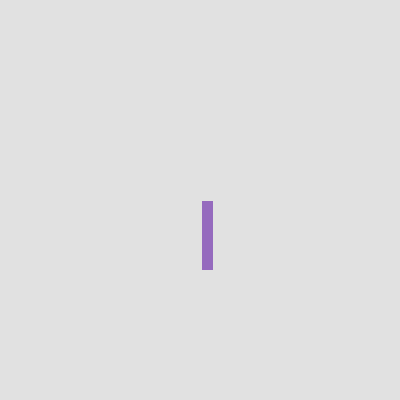
Frame 1 (no input)
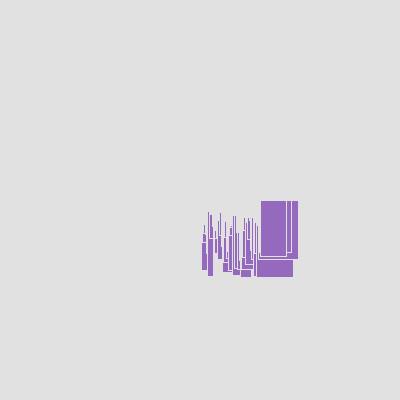
Frame 60 (the mouse pressed at the canvas centre just before this capture)
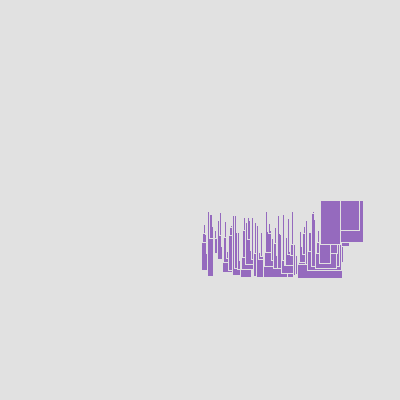
Frame 120 (the mouse held since frame 60 and released just before this capture)

The Processing sketch that drew these frames (run headless with seeded random() and noise(); from frame 60 on, the mouse is pressed at the canvas centre):

// Processing sketch: processing_137634
// ── processing_137634.pde

Block1 b1;//

void setup() {
  size(400, 400);
  background(225);//(245, 228, 40);
  smooth();
  stroke(225); // (40,245,216);
  b1 = new Block1 (width/2, height/2, 30);
}

void draw() {

  b1.move();
  b1.display();
}

class Block1 {


  color C = color(random(10,225),random(74,200),random(0,200));//color(245, 40, 142);
  float x = mouseX;
  float y = mouseY;
  float speed =1;
  //randomSeed();


  Block1 (float tempX, float tempY, color tempC) {
    x= tempX;
    y = tempY;
    //C=tempC;
    
  }
  void move() {
    x = x + speed;
    if (x > width) {
      x = random(-30, width);//-30;
      //y =y-15; 
     y=random(0, height+5);
      speed = random(.2, 10);
      
      //speed= speed +2;
      C =color(random(0,225),random(0,225),random(0,225));
     //C =color(random(10,225),random(74,200),random(0,200));
     strokeWeight(random(0,5));
     
    }
    if (x<0){
      x = random (1,width);
      y= random(-6,height+6);
    }
    if (y<0) {
      y=height -y-10;
      speed=1;
       //color C = color(random(10,225),random(74,200),random(0,200));
  }
  }

  void display() {
    fill(C);
    rect(x, y, random(1,50), random(10,80));
    
  }
}
